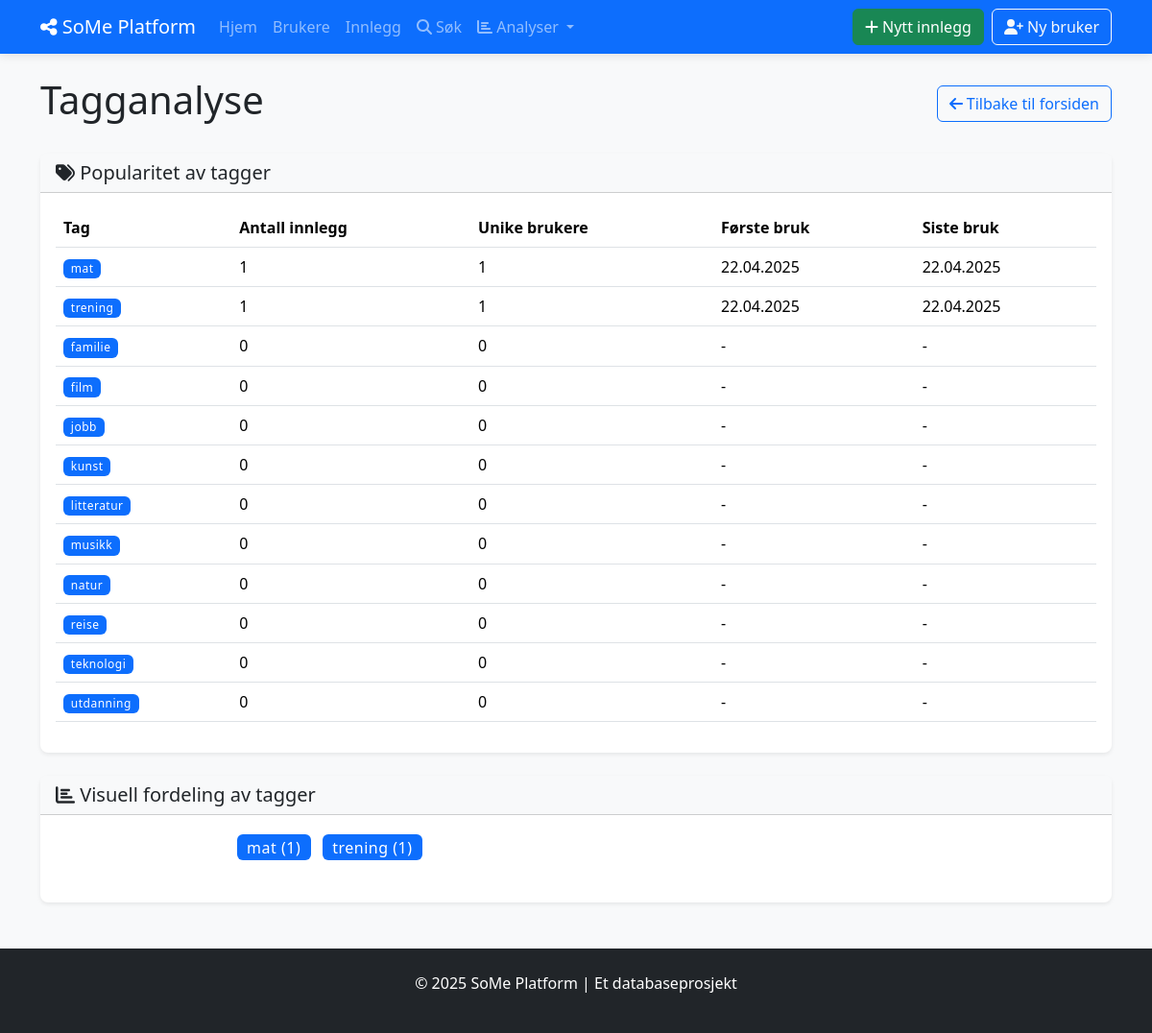
Page /tag_analysis on the earlier database version.
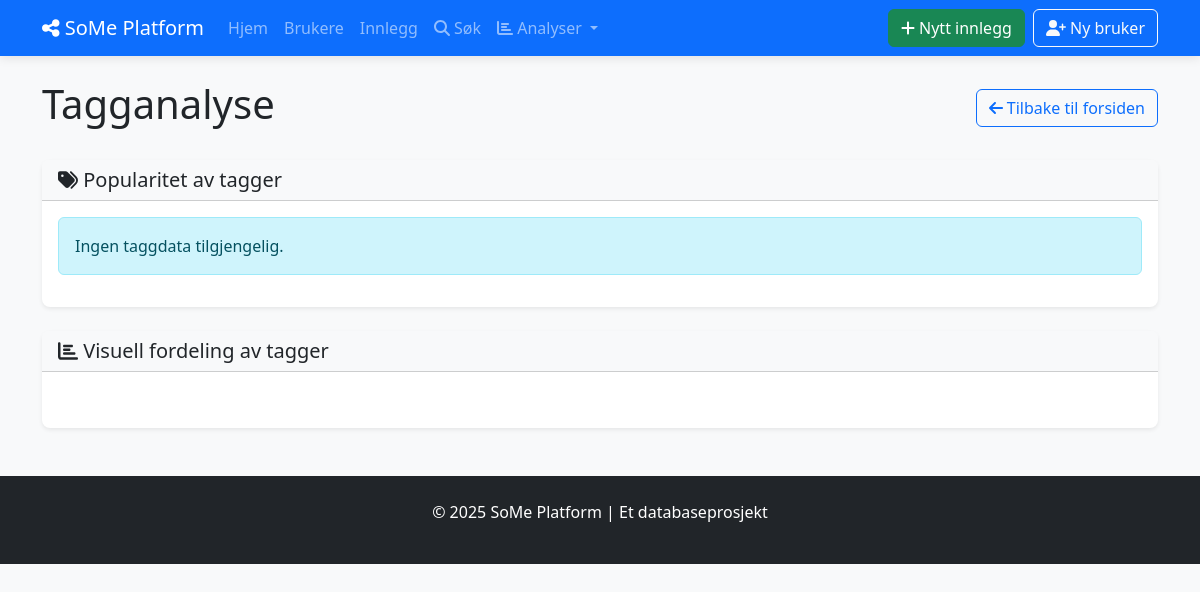
Same page on the later database version.
### tables this page shows
CREATE TABLE TAGGER (
            tag_id INTEGER PRIMARY KEY AUTOINCREMENT,
            navn TEXT NOT NULL UNIQUE,
            beskrivelse TEXT
        );

### social_media_app/app.py (the view)
@app.route('/tag_analysis')
def tag_analysis():
    with Database() as db:
        tags = db.fetchall("""
            SELECT
                t.tag_id,
                t.navn,
                COUNT(it.innlegg_id) AS antall_innlegg,
                COUNT(DISTINCT i.bruker_id) AS antall_brukere,
                MIN(i.opprettet_dato) AS første_bruk,
                MAX(i.opprettet_dato) AS siste_bruk
            FROM TAGGER t
            LEFT JOIN INNLEGG_TAGGER it ON t.tag_id = it.tag_id
            LEFT JOIN INNLEGG i ON it.innlegg_id = i.innlegg_id
            GROUP BY t.tag_id, t.navn
            ORDER BY antall_innlegg DESC
        """)
        tags = [format_date_fields(tag, ['første_bruk', 'siste_bruk']) for tag in tags]
    return render_template('analytics/tag_analysis.html', tags=tags)

### social_media_app/app.py (called while the page is built)
def format_date_fields(item, date_fields=None):
    if not item:
        return None
    if not isinstance(item, dict):
        item = dict(item)
    if date_fields:
        for field in date_fields:
            if field in item and item[field]:
                try:
                    if 'T' in item[field]:  # ISO format
                        item[field] = datetime.fromisoformat(item[field].replace('Z', '+00:00'))
                    else:  # SQLite default format
                        item[field] = datetime.strptime(item[field], '%Y-%m-%d %H:%M:%S')
                except (ValueError, TypeError):
                    try:
                        item[field] = datetime.strptime(item[field], '%Y-%m-%d')
                    except (ValueError, TypeError):
                        pass  # Keep original if parsing fails
    return item

### social_media_app/db_config.py (called while the page is built)
    def __enter__(self):
        return self

    def __exit__(self, exc_type, exc_val, exc_tb):
        self.cursor.close()
        if self.conn:
            self.conn.close()

    def fetchall(self, sql, params=None):
        self.cursor.execute(sql, params or ())
        return self.cursor.fetchall()

### social_media_app/templates/analytics/tag_analysis.html (shortened to what this page needs)
{% extends "base.html" %}
{% block content %}
<div class="d-flex justify-content-between align-items-center mb-4">
    <h1>Tagganalyse</h1>
    <a href="{{ url_for('index') }}" class="btn btn-outline-primary">
        <i class="fas fa-arrow-left"></i> Tilbake til forsiden
    </a>
</div>
<div class="card shadow-sm mb-4">
    <div class="card-header bg-light">
        <h2 class="h5 mb-0"><i class="fas fa-tags"></i> Popularitet av tagger</h2>
    </div>
    <div class="card-body">
        {% if tags %}
            <div class="table-responsive">
                <table class="table table-hover">
                    <thead>
                        <tr>
                            <th>Tag</th>
                            <th>Antall innlegg</th>
                            <th>Unike brukere</th>
                            <th>Første bruk</th>
                            <th>Siste bruk</th>
                        </tr>
                    </thead>
                    <tbody>
                        {% for tag in tags %}
                        <tr>
                            <td>
                                <span class="badge bg-primary">{{ tag.navn }}</span>
                            </td>
                            <td>{{ tag.antall_innlegg }}</td>
                            <td>{{ tag.antall_brukere }}</td>
                            <td>
                                {% if tag.første_bruk %}
                                    {{ tag.første_bruk.strftime('%d.%m.%Y') }}
                                {% else %}
                                    -
                                {% endif %}
                            </td>
                            <td>
                                {% if tag.siste_bruk %}
                                    {{ tag.siste_bruk.strftime('%d.%m.%Y') }}
                                {% else %}
                                    -
                                {% endif %}
                            </td>
                        </tr>
                        {% endfor %}
                    </tbody>
                </table>
            </div>
        {% else %}
            <div class="alert alert-info">
                Ingen taggdata tilgjengelig.
            </div>
        {% endif %}
    </div>
</div>
<div class="card shadow-sm">
    <div class="card-header bg-light">
        <h2 class="h5 mb-0"><i class="fas fa-chart-bar"></i> Visuell fordeling av tagger</h2>
    </div>
    <div class="card-body">
        <div class="row">
            <div class="col-md-8 offset-md-2">
                <div class="tag-cloud mb-4">
                    {% for tag in tags %}
                        {% if tag.antall_innlegg > 0 %}
                            <span class="badge bg-primary fs-{{ [6, 5, 4, 3, 2][(tag.antall_innlegg-1) % 5] }} m-1">
                                {{ tag.navn }} ({{ tag.antall_innlegg }})
                            </span>
                        {% endif %}
                    {% endfor %}
                </div>
            </div>
        </div>
    </div>
</div>
{% endblock %}

Differences in the rows shown:
removed TAGGER: navn "mat", antall_innlegg "1", antall_brukere "1", første_bruk "22.04.2025", siste_bruk "22.04.2025"
removed TAGGER: navn "trening", antall_innlegg "1", antall_brukere "1", første_bruk "22.04.2025", siste_bruk "22.04.2025"
removed TAGGER: navn "familie", antall_innlegg "0", antall_brukere "0", shown under "Popularitet av tagger"
removed TAGGER: navn "film", antall_innlegg "0", antall_brukere "0", shown under "Popularitet av tagger"
removed TAGGER: navn "jobb", antall_innlegg "0", antall_brukere "0", shown under "Popularitet av tagger"
removed TAGGER: navn "kunst", antall_innlegg "0", antall_brukere "0", shown under "Popularitet av tagger"
removed TAGGER: navn "litteratur", antall_innlegg "0", antall_brukere "0", shown under "Popularitet av tagger"
removed TAGGER: navn "musikk", antall_innlegg "0", antall_brukere "0", shown under "Popularitet av tagger"
removed TAGGER: navn "natur", antall_innlegg "0", antall_brukere "0", shown under "Popularitet av tagger"
removed TAGGER: navn "reise", antall_innlegg "0", antall_brukere "0", shown under "Popularitet av tagger"
removed TAGGER: navn "teknologi", antall_innlegg "0", antall_brukere "0", shown under "Popularitet av tagger"
removed TAGGER: navn "utdanning", antall_innlegg "0", antall_brukere "0", shown under "Popularitet av tagger"
Other differences:
text no longer shown: "Tag Antall innlegg Unike brukere Første bruk Siste bruk"
text now shown: "Ingen taggdata tilgjengelig."
